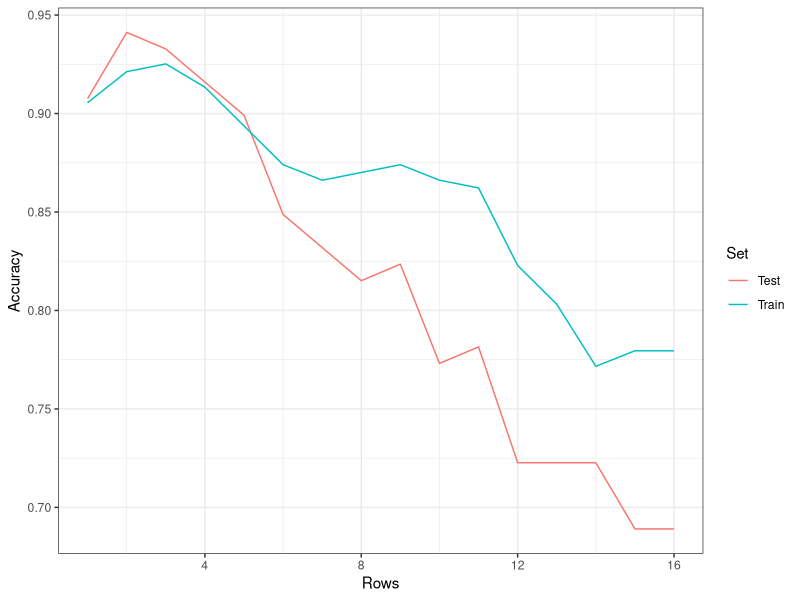
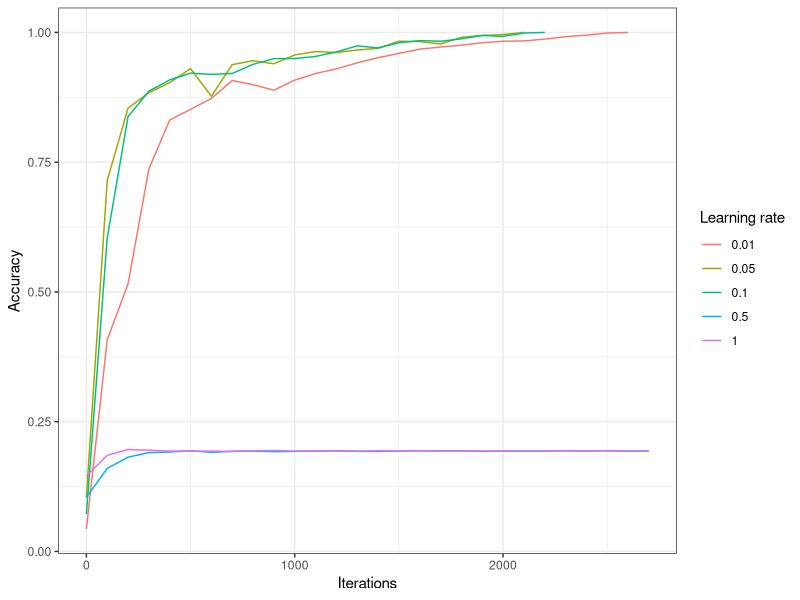
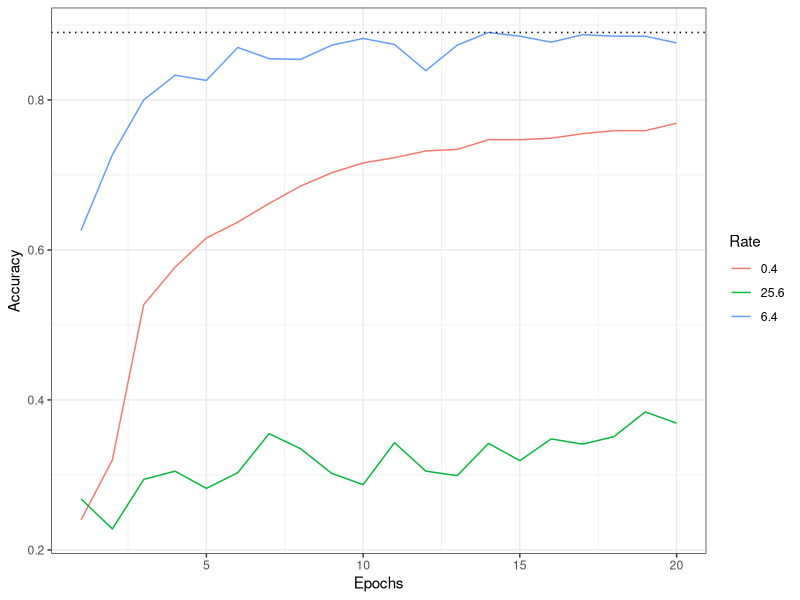

The R source for these figures, in order:
## ---- chunk 1
knitr::opts_chunk$set(fig.pos = 'H!')
## ---- chunk 2
Measure <- c('cityblock', 'cosine', 'euclidean', 'l1', 'l2', 'manhattan')
Train <- c(0.7656707674282367, 0.8605741066198008,0.8635032220269478, 0.7656707674282367,  0.8635032220269478, 0.7656707674282367)
Train <- round(Train, 2)
Test <- c(0.721, 0.799, 0.804, 0.721, 0.804, 0.721)
Test <- round(Test, 2)
accs <- data.frame(Measure, Train, Test)
library(knitr)
kable(accs)
## ---- chunk 3
capitalize <- function(x) {
  s <- strsplit(x, " ")[[1]]
  paste(toupper(substring(s, 1,1)), substring(s, 2),
      sep="", collapse=" ")
}

size = "5.5"
for (dist in c('cityblock', 'cosine', 'euclidean', 'l1', 'l2', 'manhattan')) {
  cat(paste0('\\begin{figure}[H]%
    \\centering
    \\subfloat[Digit distances]{{\\includegraphics[width=', size, 'cm]{out/1_', dist, '_digit-dists.png} }}%
    \\subfloat[Training confusion matrix]{{\\includegraphics[width=', size, 'cm]{out/2_', dist, '_training_confusion_matrix.png} }}%
    \\subfloat[Test confusion matrix]{{\\includegraphics[width=', size, 'cm]{out/2_', dist, '_test_confusion_matrix.png} }}%
    \\caption{', capitalize(dist), '}%
    \\label{fig:example}%
\\end{figure}
'))
}
## ---- chunk 4
Rows <- c(1, 2, 3, 4, 5, 6, 7, 8, 9, 10, 11, 12, 13, 14, 15, 16)
Trainingset <- c(0.90551181102362199, 0.92125984251968507, 0.92519685039370081, 0.91338582677165359, 0.89370078740157477, 0.87401574803149606, 0.86614173228346458, 0.87007874015748032, 0.87401574803149606, 0.86614173228346458, 0.86220472440944884, 0.82283464566929132, 0.80314960629921262, 0.77165354330708658, 0.77952755905511806, 0.77952755905511806)
Testset <- c(0.90756302521008403, 0.94117647058823528, 0.9327731092436975, 0.91596638655462181, 0.89915966386554624, 0.84873949579831931, 0.83193277310924374, 0.81512605042016806, 0.82352941176470584, 0.77310924369747902, 0.78151260504201681, 0.72268907563025209, 0.72268907563025209, 0.72268907563025209, 0.68907563025210083, 0.68907563025210083)

df <- data.frame(Rows = rep(Rows, 2), Accuracy = c(Trainingset, Testset), Set = c(rep("Train", 16), rep("Test", 16)))

library(ggplot2)
ggplot(df, aes(x = Rows, y = Accuracy, colour = Set)) + geom_line() + theme_bw()
## ---- chunk 5
df = data.frame()
df.add = data.frame(acc = c(0.145284124194, 0.185120093732, 0.196250732279, 0.195079086116, 0.193321616872, 0.193321616872, 0.193321616872, 0.19273579379, 0.193907439953, 0.194493263035, 0.193321616872, 0.193321616872, 0.193321616872, 0.193321616872, 0.193907439953, 0.193321616872, 0.193907439953, 0.193321616872, 0.193321616872, 0.193321616872, 0.193321616872, 0.193907439953, 0.193907439953, 0.193907439953, 0.193907439953, 0.193907439953, 0.193907439953, 0.193907439953, 0.193321616872, 0.193907439953, 0.193321616872))
df.add$rate = 1.0
df.add$test_acc = 0.218
df.add$iter = seq(0, by = 100, length.out = nrow(df.add))
df = rbind(df, df.add)
df.add = data.frame(acc = c(0.104276508494, 0.15992970123, 0.181605155243, 0.190392501465, 0.191564147627, 0.193907439953, 0.190978324546, 0.19273579379, 0.193321616872, 0.192149970709, 0.19273579379, 0.193321616872, 0.193907439953, 0.19273579379, 0.19273579379, 0.193321616872, 0.193907439953, 0.193907439953, 0.193907439953, 0.19273579379, 0.193321616872, 0.193321616872, 0.193321616872, 0.193907439953, 0.193321616872, 0.193907439953, 0.193321616872, 0.193321616872, 0.193321616872, 0.194493263035, 0.193907439953))
df.add$rate = 0.5
df.add$test_acc = 0.218
df.add$iter = seq(0, by = 100, length.out = nrow(df.add))
df = rbind(df, df.add)
df.add = data.frame(acc = c(0.0720562390158, 0.603983596954, 0.837727006444, 0.886936145284, 0.908611599297, 0.921499707088, 0.919156414763, 0.920913884007, 0.93848857645, 0.949619214997, 0.949619214997, 0.953719976567, 0.962507322789, 0.974223784417, 0.970123022847, 0.980082015231, 0.984182776801, 0.983011130639, 0.98769771529, 0.994141769186, 0.992384299941, 0.998828353837, 1.0))
df.add$rate = 0.1
df.add$test_acc = 0.88
df.add$iter = seq(0, by = 100, length.out = nrow(df.add))
df = rbind(df, df.add)
df.add = data.frame(acc = c(0.104862331576, 0.714704159344, 0.854130052724, 0.884007029877, 0.903339191564, 0.93028705331, 0.8769771529, 0.937902753368, 0.945518453427, 0.939660222613, 0.956649091974, 0.96309314587, 0.961335676626, 0.966022261277, 0.969537199766, 0.983011130639, 0.982425307557, 0.977738722906, 0.990626830697, 0.994141769186, 0.99589923843, 1.0))
df.add$rate = 0.05
df.add$test_acc = 0.879
df.add$iter = seq(0, by = 100, length.out = nrow(df.add))
df = rbind(df, df.add)
df.add = data.frame(acc = c(0.0433509080258, 0.407732864675, 0.515524311658, 0.736965436438, 0.831282952548, 0.851786760398, 0.87287639133, 0.907439953134, 0.899238429994, 0.888693614528, 0.908025776216, 0.920913884007, 0.929701230228, 0.941417691857, 0.951376684241, 0.959578207381, 0.967779730521, 0.971880492091, 0.97539543058, 0.980082015231, 0.983011130639, 0.98359695372, 0.987111892209, 0.99179847686, 0.994727592267, 0.998828353837, 1.0))
df.add$rate = 0.01
df.add$test_acc = 0.874
df.add$iter = seq(0, by = 100, length.out = nrow(df.add))
df = rbind(df, df.add)

df$rate = as.factor(df$rate)
ggplot(df[df$iter < 2800, ], aes(x = iter, y = acc, colour = rate)) + geom_line() + theme_bw() + 
  labs(x = "Iterations", y = "Accuracy", colour = "Learning rate")
## ---- chunk 6
epochs <- 1:20
acc <- c(0.626,  0.727,  0.8  ,  0.833,  0.826,  0.87 ,  0.855,  0.854,
        0.873,  0.882,  0.874,  0.839,  0.873,  0.89 ,  0.885,  0.877,
        0.887,  0.885,  0.885,  0.876)

acc_2 <- c(0.24 ,  0.32 ,  0.527,  0.577,  0.616,  0.637,  0.662,  0.685,
        0.703,  0.716,  0.723,  0.732,  0.734,  0.747,  0.747,  0.749,
        0.755,  0.759,  0.759,  0.769)

acc_3 <- c(0.268,  0.228,  0.294,  0.305,  0.282,  0.303,  0.355,  0.335,
        0.302,  0.287,  0.343,  0.305,  0.299,  0.342,  0.319,  0.348,
        0.341,  0.351,  0.384,  0.369)

lr <- c(6.4, 0.4, 25.6)

plot_dat <- data.frame(Epochs = rep(1:20, 3), Accuracy = c(acc, acc_2, acc_3), Rate = as.character(c(rep(6.4, 20), rep(0.4, 20), rep(25.6, 20))))

ggplot(plot_dat, aes(x = Epochs, y = Accuracy, colour = Rate)) + geom_line() + theme_bw() + geom_hline(yintercept = 0.89, colour = "black", linetype = "dotted")
## ---- chunk 7
epochs = 20
learn_rate = c(0.05,   0.1 ,   0.2 ,   0.4 ,   0.8 ,   1.6 ,   3.2 ,   6.4 ,
        12.8 ,  25.6)

### 1 hidden layer

#mini-batch 10, hidden neurons 100
acc1 <- c(0.409,  0.147,  0.121,  0.608,  0.636,  0.793,  0.718,  0.483,
        0.527,  0.268) # probably not enough epochs to fit

#mini-batch 10, hidden neurons 30
acc2 <- c(0.406,  0.632,  0.36 ,  0.712,  0.796,  0.873,  0.872,  0.878,
        0.837,  0.165)

#mini-batch 10, hidden neurons 20
acc3 <- c(0.48 ,  0.579,  0.654,  0.743,  0.75 ,  0.843,  0.86 ,  0.881,
        0.82 ,  0.469)

#mini-batch 10, hidden neurons 15
acc4 <- c(0.471,  0.529,  0.542,  0.769,  0.829,  0.85 ,  0.867,  0.873,
        0.86 ,  0.095)

#mini-batch 10, hidden neurons 10
acc5 <- c(0.393,  0.511,  0.528,  0.637,  0.756,  0.807,  0.822,  0.869,
        0.806,  0.793)


### 2 hidden layers
#mini-batch 10, hidden neurons 30/30
acc7 <- c(0.371,  0.542,  0.224,  0.787,  0.82 ,  0.866,  0.868,  0.872,
        0.111,  0.106)


### 2 hidden layers
#mini-batch 10, hidden neurons 10/10
acc8 <- c( 0.361,  0.384,  0.473,  0.622,  0.744,  0.807,  0.832,  0.85 ,
        0.763,  0.608)

### 3 hidden layers
#mini-batch 10, hidden neurons 5/2/5
acc9 <- c(0.222,  0.224,  0.321,  0.352,  0.4  ,  0.346,  0.577,  0.451,
        0.273,  0.255)

Method <- c("Task 2 classifier: Euclidean distance", "Bayes classifier: 2 lowest rows","Single-layer perceptron: 10 nodes", "NN: 100 neurons, 1 layer", "NN: 30 neurons, 1 layer", "NN: 20 neurons, 1 layer", "NN: 15 neurons, 1 layer", "NN: 10 neurons, 1 layer", "NN: 30+30 neurons, 2 layers", "NN: 10+10 neurons, 2 layers", "NN: 5+2+5 neurons, 3 layers")

Best_rate <- c("-", "-", "-", 1.6, 6.4, 6.4, 6.4, 6.4, 6.4, 6.4, 3.2)
Accuracy <- c(0.8, "0.94 (binary)", 0.88, 0.793, 0.878, 0.881, 0.890, 0.869, 0.872, 0.850, 0.577) 

kableframe <- data.frame(Method, Best_rate, Test_Accuracy = Accuracy)
kable(kableframe)

